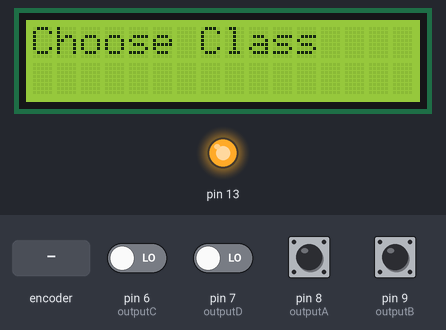
A sketch run on a simulated Arduino Uno, built with avr-gcc and run on an emulated ATmega328P. Shown: 16×2 character LCD, output pins drawn as LEDs (lit = HIGH). The test bench sets the inputs (shaded band); at power-on: pin 8 (outputA), pin 9 (outputB) HIGH, pin 6 (outputC), pin 7 (outputD) LOW. What the sketch prints to the serial monitor is not drawn.

Above: at 1.2 s.
1.3 s: rotary encoder on pin 8 (outputA) / pin 9 (outputB) turned 3 steps (first pin leading)
At 2.4 s:
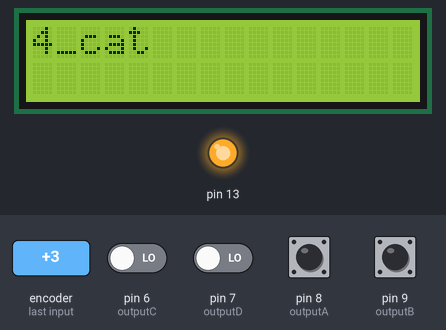
3.4 s: pin 7 (outputD) driven HIGH
At 3.8 s:
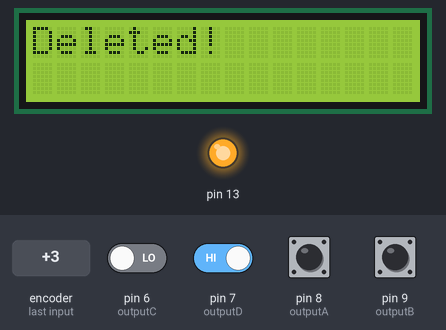
5.7 s: pin 6 (outputC) driven HIGH
At 6.1 s:
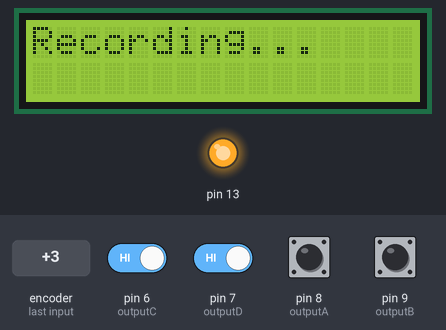
8.4 s: rotary encoder on pin 8 (outputA) / pin 9 (outputB) turned 3 steps (first pin leading)
At 10.1 s:
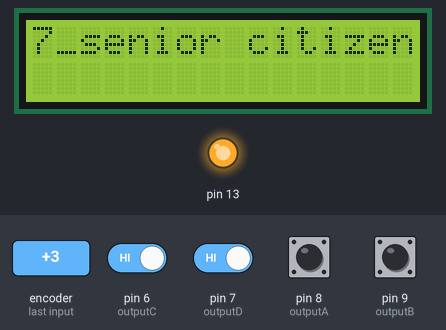
10.5 s: rotary encoder on pin 8 (outputA) / pin 9 (outputB) turned 3 steps (first pin leading)
At 11.9 s:
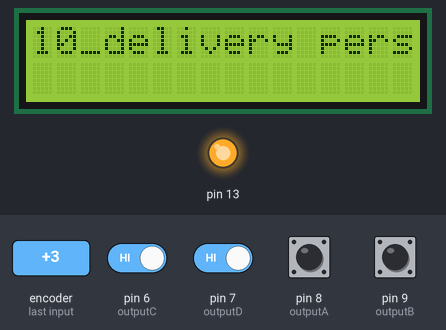
Timing chart, 0 to 13.5 s (numbered marks = the images above; inputs shaded):
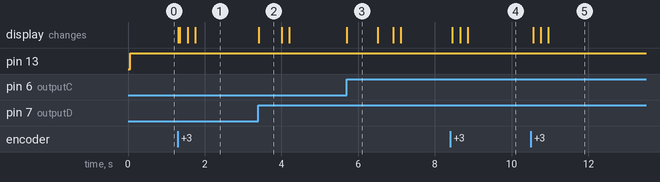

Measured:
- after the input at 1.3 s, the display: first changes at once (image 1 shows a later state)
- after the input at 3.4 s, the display: changes at once (image 2)
- after the input at 5.7 s, the display: changes at once (image 3)
- after the input at 8.4 s, the display: first changes after 0.05 s (image 4 shows a later state)
- after the input at 10.5 s, the display: first changes after 0.06 s (image 5 shows a later state)
- what the display in image 2 shows lasts 0.6 s, from 3.4 s to 4.0 s
- what the display in image 3 shows lasts 0.8 s, from 5.7 s to 6.5 s

The sketch:

Rotary_encoder_button_LCD.ino
```cpp
/*     Stepper Motor using a Rotary Encoder
 *     by Dejan Nedelkovski, www.HowToMechatronics.com
 *
 *     Modified by Keyur Jain
 */
 #include <LiquidCrystal.h> // includes the LiquidCrystal Library
LiquidCrystal lcd(12, 11, 5, 4, 3, 2);

// defines pins numbers

 #define outputA 8
 #define outputB 9
 int counter = 0;
 int aState;
 int aLastState;

int outputC=6;
int bState=0;
int bLastState;

int outputD=7;
int dState=0;
int dLastState;


String myArray[] = {"1_civilian","1_civilian","2_tourist","2_tourist","3_homeless person","3_homeless person","4_cat", "4_cat","5_dog","5_dog",
"6_loitrer","6_loitrer", "7_senior citizen", "7_senior citizen","8_suspicious person","8_suspicious person","9_hipster", "9_hipster", "10_delivery person", "10_delivery person"};


void setup() {
  // Sets the two pins as Outputs

    pinMode(13, OUTPUT);


  pinMode (outputA,INPUT);
  pinMode (outputB,INPUT);
     Serial.begin (9600);

  aLastState = digitalRead(outputA);
   bLastState = digitalRead(outputB);

  lcd.begin(16,2); // Initializes the interface to the LCD screen, and specifies the dimensions (width and height) of the display }
      lcd.print("Choose Class");

}
void loop() {
  digitalWrite(13, HIGH);   // turn the LED on (HIGH is the voltage level)


  aState = digitalRead(outputA);


  if (aState != aLastState){
     if (digitalRead(outputB) != aState) {
       counter ++;
     }
     else {
       counter--;

     }
     if (counter >= 20  || counter < 1 ) {
      counter =0;
     }

     lcd.clear();
     lcd.setCursor(0,0);
     lcd.print((myArray[(counter)]));

     Serial.print("Position:");
     Serial.println(counter);
     Serial.print((myArray[(counter)]));

       }
  aLastState = aState;


 bState = digitalRead(outputC);
 if (bState == HIGH && bState != bLastState) {
   Serial.println("Recording ...     ");
    lcd.clear();
    lcd.print("Recording...      ");
    delay(800);
    lcd.clear();
    lcd.print("Recorded!      ");
    delay(400);
    lcd.clear();
    delay(200);
     lcd.print((myArray[(counter)]));

  //  lcd.print("Position: ");
    //lcd.print(int(counter));
    lcd.setCursor(0,0);
 }

  dState = digitalRead(outputD);
 if (dState == HIGH && dState != dLastState) {
   Serial.println("Deleted!      ");
    lcd.clear();
    lcd.print("Deleted!       ");
    delay(600);
    lcd.clear();
    delay(200);
     lcd.print((myArray[(counter)]));

    lcd.setCursor(0,0);
 }

  bLastState = bState;
  dLastState = dState;
}
```
